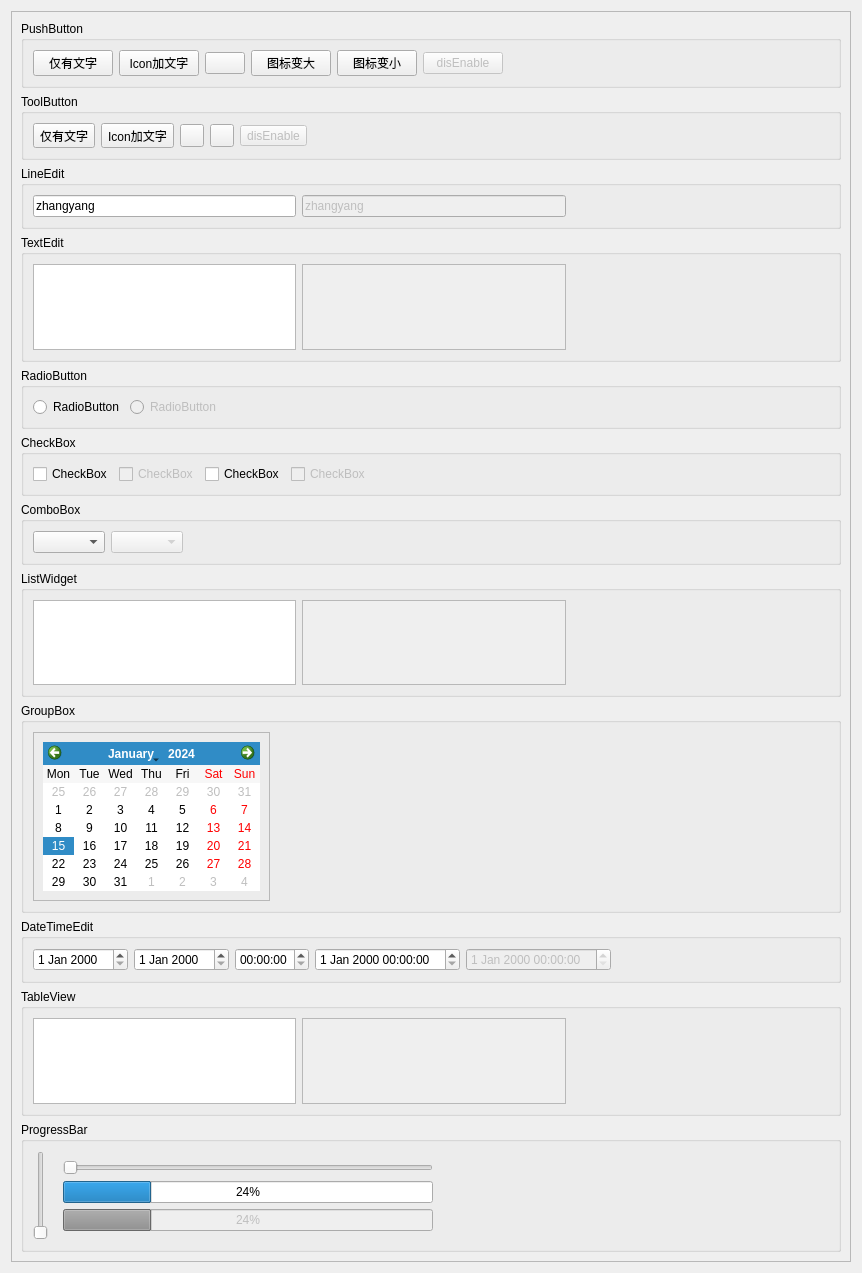
<?xml version="1.0" encoding="UTF-8"?>
<ui version="4.0">
 <class>NativeControlsView</class>
 <widget class="QWidget" name="NativeControlsView">
  <property name="geometry">
   <rect>
    <x>0</x>
    <y>0</y>
    <width>862</width>
    <height>1273</height>
   </rect>
  </property>
  <property name="windowTitle">
   <string>Form</string>
  </property>
  <layout class="QVBoxLayout" name="verticalLayout">
   <item>
    <widget class="QScrollArea" name="scrollArea">
     <property name="widgetResizable">
      <bool>true</bool>
     </property>
     <widget class="QWidget" name="scrollAreaWidgetContents">
      <property name="geometry">
       <rect>
        <x>0</x>
        <y>0</y>
        <width>828</width>
        <height>1297</height>
       </rect>
      </property>
      <layout class="QVBoxLayout" name="verticalLayout_2">
       <item>
        <widget class="QGroupBox" name="groupBox_pushButton">
         <property name="title">
          <string>PushButton</string>
         </property>
         <layout class="QHBoxLayout" name="horizontalLayout">
          <item>
           <widget class="QPushButton" name="pushButton">
            <property name="toolTip">
             <string>这是提示信息！</string>
            </property>
            <property name="text">
             <string>仅有文字</string>
            </property>
           </widget>
          </item>
          <item>
           <widget class="QPushButton" name="pushButton_iconAndText">
            <property name="toolTip">
             <string>这是提示信息！</string>
            </property>
            <property name="text">
             <string>Icon加文字</string>
            </property>
           </widget>
          </item>
          <item>
           <widget class="QPushButton" name="pushButton_icon">
            <property name="toolTip">
             <string>这是提示信息！</string>
            </property>
            <property name="text">
             <string/>
            </property>
            <property name="isIcon" stdset="0">
             <bool>true</bool>
            </property>
           </widget>
          </item>
          <item>
           <widget class="QPushButton" name="pushButton_iconToBig">
            <property name="text">
             <string>图标变大</string>
            </property>
           </widget>
          </item>
          <item>
           <widget class="QPushButton" name="pushButton_iconToSmall">
            <property name="text">
             <string>图标变小</string>
            </property>
           </widget>
          </item>
          <item>
           <widget class="QPushButton" name="pushButton_disEnable">
            <property name="enabled">
             <bool>false</bool>
            </property>
            <property name="toolTip">
             <string>这是提示信息！</string>
            </property>
            <property name="text">
             <string>disEnable</string>
            </property>
           </widget>
          </item>
          <item>
           <spacer name="horizontalSpacer">
            <property name="orientation">
             <enum>Qt::Horizontal</enum>
            </property>
            <property name="sizeHint" stdset="0">
             <size>
              <width>483</width>
              <height>20</height>
             </size>
            </property>
           </spacer>
          </item>
         </layout>
        </widget>
       </item>
       <item>
        <widget class="QGroupBox" name="groupBox_toolButton">
         <property name="title">
          <string>ToolButton</string>
         </property>
         <layout class="QHBoxLayout" name="horizontalLayout_2">
          <item>
           <widget class="QToolButton" name="toolButton">
            <property name="text">
             <string>仅有文字</string>
            </property>
            <property name="checkable">
             <bool>true</bool>
            </property>
           </widget>
          </item>
          <item>
           <widget class="QToolButton" name="toolButton_iconAndText">
            <property name="text">
             <string>Icon加文字</string>
            </property>
            <property name="checkable">
             <bool>true</bool>
            </property>
            <property name="toolButtonStyle">
             <enum>Qt::ToolButtonTextBesideIcon</enum>
            </property>
           </widget>
          </item>
          <item>
           <widget class="QToolButton" name="toolButton_icon">
            <property name="text">
             <string/>
            </property>
            <property name="checkable">
             <bool>true</bool>
            </property>
            <property name="isIcon" stdset="0">
             <bool>true</bool>
            </property>
           </widget>
          </item>
          <item>
           <widget class="QToolButton" name="toolButton_iconTransparent">
            <property name="text">
             <string/>
            </property>
            <property name="checkable">
             <bool>true</bool>
            </property>
            <property name="isIconTransparent" stdset="0">
             <bool>true</bool>
            </property>
           </widget>
          </item>
          <item>
           <widget class="QToolButton" name="toolButton_disEnable">
            <property name="enabled">
             <bool>false</bool>
            </property>
            <property name="text">
             <string>disEnable</string>
            </property>
           </widget>
          </item>
          <item>
           <spacer name="horizontalSpacer_2">
            <property name="orientation">
             <enum>Qt::Horizontal</enum>
            </property>
            <property name="sizeHint" stdset="0">
             <size>
              <width>507</width>
              <height>20</height>
             </size>
            </property>
           </spacer>
          </item>
         </layout>
        </widget>
       </item>
       <item>
        <widget class="QGroupBox" name="groupBox_lineEdit">
         <property name="title">
          <string>LineEdit</string>
         </property>
         <layout class="QHBoxLayout" name="horizontalLayout_3">
          <item>
           <widget class="QLineEdit" name="lineEdit">
            <property name="text">
             <string>zhangyang</string>
            </property>
            <property name="placeholderText">
             <string>请输入信息！</string>
            </property>
           </widget>
          </item>
          <item>
           <widget class="QLineEdit" name="lineEdit_disEnable">
            <property name="enabled">
             <bool>false</bool>
            </property>
            <property name="text">
             <string>zhangyang</string>
            </property>
           </widget>
          </item>
          <item>
           <spacer name="horizontalSpacer_3">
            <property name="orientation">
             <enum>Qt::Horizontal</enum>
            </property>
            <property name="sizeHint" stdset="0">
             <size>
              <width>260</width>
              <height>20</height>
             </size>
            </property>
           </spacer>
          </item>
         </layout>
        </widget>
       </item>
       <item>
        <widget class="QGroupBox" name="groupBox_textEdit">
         <property name="title">
          <string>TextEdit</string>
         </property>
         <layout class="QHBoxLayout" name="horizontalLayout_4">
          <item>
           <widget class="QTextEdit" name="textEdit">
            <property name="sizePolicy">
             <sizepolicy hsizetype="Expanding" vsizetype="Preferred">
              <horstretch>0</horstretch>
              <verstretch>0</verstretch>
             </sizepolicy>
            </property>
           </widget>
          </item>
          <item>
           <widget class="QTextEdit" name="textEdit_disEnable">
            <property name="enabled">
             <bool>false</bool>
            </property>
            <property name="sizePolicy">
             <sizepolicy hsizetype="Expanding" vsizetype="Preferred">
              <horstretch>0</horstretch>
              <verstretch>0</verstretch>
             </sizepolicy>
            </property>
           </widget>
          </item>
          <item>
           <spacer name="horizontalSpacer_4">
            <property name="orientation">
             <enum>Qt::Horizontal</enum>
            </property>
            <property name="sizeHint" stdset="0">
             <size>
              <width>260</width>
              <height>20</height>
             </size>
            </property>
           </spacer>
          </item>
         </layout>
        </widget>
       </item>
       <item>
        <widget class="QGroupBox" name="groupBox_radioButton">
         <property name="title">
          <string>RadioButton</string>
         </property>
         <layout class="QHBoxLayout" name="horizontalLayout_5">
          <item>
           <widget class="QRadioButton" name="radioButton">
            <property name="text">
             <string>RadioButton</string>
            </property>
           </widget>
          </item>
          <item>
           <widget class="QRadioButton" name="radioButton_disEnable">
            <property name="enabled">
             <bool>false</bool>
            </property>
            <property name="text">
             <string>RadioButton</string>
            </property>
           </widget>
          </item>
          <item>
           <spacer name="horizontalSpacer_5">
            <property name="orientation">
             <enum>Qt::Horizontal</enum>
            </property>
            <property name="sizeHint" stdset="0">
             <size>
              <width>561</width>
              <height>20</height>
             </size>
            </property>
           </spacer>
          </item>
         </layout>
        </widget>
       </item>
       <item>
        <widget class="QGroupBox" name="groupBox_checkBox">
         <property name="title">
          <string>CheckBox</string>
         </property>
         <layout class="QHBoxLayout" name="horizontalLayout_6">
          <item>
           <widget class="QCheckBox" name="checkBox">
            <property name="text">
             <string>CheckBox</string>
            </property>
           </widget>
          </item>
          <item>
           <widget class="QCheckBox" name="checkBox_disEnable">
            <property name="enabled">
             <bool>false</bool>
            </property>
            <property name="text">
             <string>CheckBox</string>
            </property>
           </widget>
          </item>
          <item>
           <widget class="QCheckBox" name="checkBox_isSwitch">
            <property name="text">
             <string>CheckBox</string>
            </property>
            <property name="isSwitch" stdset="0">
             <bool>true</bool>
            </property>
           </widget>
          </item>
          <item>
           <widget class="QCheckBox" name="checkBox_isSwitch_disEnable">
            <property name="enabled">
             <bool>false</bool>
            </property>
            <property name="text">
             <string>CheckBox</string>
            </property>
            <property name="isSwitch" stdset="0">
             <bool>true</bool>
            </property>
           </widget>
          </item>
          <item>
           <spacer name="horizontalSpacer_6">
            <property name="orientation">
             <enum>Qt::Horizontal</enum>
            </property>
            <property name="sizeHint" stdset="0">
             <size>
              <width>601</width>
              <height>20</height>
             </size>
            </property>
           </spacer>
          </item>
         </layout>
        </widget>
       </item>
       <item>
        <widget class="QGroupBox" name="groupBox_comboBox">
         <property name="title">
          <string>ComboBox</string>
         </property>
         <layout class="QHBoxLayout" name="horizontalLayout_7">
          <item>
           <widget class="QComboBox" name="comboBox"/>
          </item>
          <item>
           <widget class="QComboBox" name="comboBox_disEnable">
            <property name="enabled">
             <bool>false</bool>
            </property>
           </widget>
          </item>
          <item>
           <spacer name="horizontalSpacer_7">
            <property name="orientation">
             <enum>Qt::Horizontal</enum>
            </property>
            <property name="sizeHint" stdset="0">
             <size>
              <width>613</width>
              <height>20</height>
             </size>
            </property>
           </spacer>
          </item>
         </layout>
        </widget>
       </item>
       <item>
        <widget class="QGroupBox" name="groupBox_listWidget">
         <property name="title">
          <string>ListWidget</string>
         </property>
         <layout class="QHBoxLayout" name="horizontalLayout_8">
          <item>
           <widget class="QListWidget" name="listWidget">
            <property name="sizePolicy">
             <sizepolicy hsizetype="Expanding" vsizetype="Preferred">
              <horstretch>0</horstretch>
              <verstretch>0</verstretch>
             </sizepolicy>
            </property>
           </widget>
          </item>
          <item>
           <widget class="QListWidget" name="listWidget_disEnable">
            <property name="enabled">
             <bool>false</bool>
            </property>
            <property name="sizePolicy">
             <sizepolicy hsizetype="Expanding" vsizetype="Preferred">
              <horstretch>0</horstretch>
              <verstretch>0</verstretch>
             </sizepolicy>
            </property>
           </widget>
          </item>
          <item>
           <spacer name="horizontalSpacer_8">
            <property name="orientation">
             <enum>Qt::Horizontal</enum>
            </property>
            <property name="sizeHint" stdset="0">
             <size>
              <width>260</width>
              <height>20</height>
             </size>
            </property>
           </spacer>
          </item>
         </layout>
        </widget>
       </item>
       <item>
        <widget class="QGroupBox" name="groupBox_calendarWidget">
         <property name="title">
          <string>GroupBox</string>
         </property>
         <layout class="QHBoxLayout" name="horizontalLayout_12">
          <item>
           <widget class="QFrame" name="frame">
            <property name="sizePolicy">
             <sizepolicy hsizetype="Fixed" vsizetype="Preferred">
              <horstretch>0</horstretch>
              <verstretch>0</verstretch>
             </sizepolicy>
            </property>
            <property name="frameShape">
             <enum>QFrame::StyledPanel</enum>
            </property>
            <property name="frameShadow">
             <enum>QFrame::Raised</enum>
            </property>
            <property name="showBorder" stdset="0">
             <bool>true</bool>
            </property>
            <layout class="QHBoxLayout" name="horizontalLayout_13">
             <item>
              <widget class="QCalendarWidget" name="calendarWidget">
               <property name="sizePolicy">
                <sizepolicy hsizetype="Fixed" vsizetype="Preferred">
                 <horstretch>0</horstretch>
                 <verstretch>0</verstretch>
                </sizepolicy>
               </property>
               <property name="verticalHeaderFormat">
                <enum>QCalendarWidget::NoVerticalHeader</enum>
               </property>
              </widget>
             </item>
            </layout>
           </widget>
          </item>
          <item>
           <spacer name="horizontalSpacer_12">
            <property name="orientation">
             <enum>Qt::Horizontal</enum>
            </property>
            <property name="sizeHint" stdset="0">
             <size>
              <width>40</width>
              <height>20</height>
             </size>
            </property>
           </spacer>
          </item>
         </layout>
        </widget>
       </item>
       <item>
        <widget class="QGroupBox" name="groupBox_dateTimeEdit">
         <property name="title">
          <string>DateTimeEdit</string>
         </property>
         <layout class="QHBoxLayout" name="horizontalLayout_9">
          <item>
           <widget class="QDateEdit" name="dateEdit"/>
          </item>
          <item>
           <widget class="QDateEdit" name="dateEdit_isDrop">
            <property name="isDrop" stdset="0">
             <bool>true</bool>
            </property>
           </widget>
          </item>
          <item>
           <widget class="QTimeEdit" name="timeEdit"/>
          </item>
          <item>
           <widget class="QDateTimeEdit" name="dateTimeEdit"/>
          </item>
          <item>
           <widget class="QDateTimeEdit" name="dateTimeEdit_disEnable">
            <property name="enabled">
             <bool>false</bool>
            </property>
           </widget>
          </item>
          <item>
           <spacer name="horizontalSpacer_9">
            <property name="orientation">
             <enum>Qt::Horizontal</enum>
            </property>
            <property name="sizeHint" stdset="0">
             <size>
              <width>433</width>
              <height>20</height>
             </size>
            </property>
           </spacer>
          </item>
         </layout>
        </widget>
       </item>
       <item>
        <widget class="QGroupBox" name="groupBox_tableView">
         <property name="title">
          <string>TableView</string>
         </property>
         <layout class="QHBoxLayout" name="horizontalLayout_10">
          <item>
           <widget class="QTableView" name="tableView">
            <property name="sizePolicy">
             <sizepolicy hsizetype="Expanding" vsizetype="Preferred">
              <horstretch>0</horstretch>
              <verstretch>0</verstretch>
             </sizepolicy>
            </property>
           </widget>
          </item>
          <item>
           <widget class="QTableView" name="tableView_disEnable">
            <property name="enabled">
             <bool>false</bool>
            </property>
            <property name="sizePolicy">
             <sizepolicy hsizetype="Expanding" vsizetype="Preferred">
              <horstretch>0</horstretch>
              <verstretch>0</verstretch>
             </sizepolicy>
            </property>
           </widget>
          </item>
          <item>
           <spacer name="horizontalSpacer_10">
            <property name="orientation">
             <enum>Qt::Horizontal</enum>
            </property>
            <property name="sizeHint" stdset="0">
             <size>
              <width>260</width>
              <height>20</height>
             </size>
            </property>
           </spacer>
          </item>
         </layout>
        </widget>
       </item>
       <item>
        <widget class="QGroupBox" name="groupBox_progressBar">
         <property name="title">
          <string>ProgressBar</string>
         </property>
         <layout class="QHBoxLayout" name="horizontalLayout_11">
          <item>
           <widget class="QSlider" name="verticalSlider">
            <property name="orientation">
             <enum>Qt::Vertical</enum>
            </property>
           </widget>
          </item>
          <item>
           <widget class="QWidget" name="verticalWidget" native="true">
            <layout class="QVBoxLayout" name="verticalLayout_3">
             <item>
              <widget class="QSlider" name="horizontalSlider">
               <property name="orientation">
                <enum>Qt::Horizontal</enum>
               </property>
              </widget>
             </item>
             <item>
              <widget class="QProgressBar" name="progressBar">
               <property name="value">
                <number>24</number>
               </property>
              </widget>
             </item>
             <item>
              <widget class="QProgressBar" name="progressBar_disEnable">
               <property name="enabled">
                <bool>false</bool>
               </property>
               <property name="value">
                <number>24</number>
               </property>
              </widget>
             </item>
            </layout>
           </widget>
          </item>
          <item>
           <spacer name="horizontalSpacer_11">
            <property name="orientation">
             <enum>Qt::Horizontal</enum>
            </property>
            <property name="sizeHint" stdset="0">
             <size>
              <width>260</width>
              <height>20</height>
             </size>
            </property>
           </spacer>
          </item>
         </layout>
        </widget>
       </item>
      </layout>
     </widget>
    </widget>
   </item>
  </layout>
 </widget>
 <resources/>
 <connections/>
</ui>
